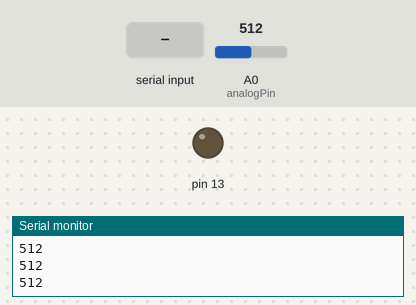
A sketch run on a simulated Arduino Uno, built with avr-gcc and run on an emulated ATmega328P. Parts: output pins drawn as LEDs (lit = HIGH), the last lines printed to the serial monitor. The inputs (shaded band) are chosen by the test bench; at power-on: A0 (analogPin) = 512.

Above: at 1.2 s.
1.3 s: "1" received over Serial
At 2.1 s:
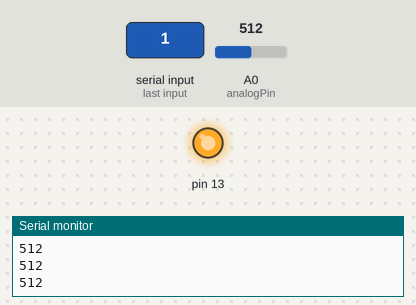
3.0 s: "0" received over Serial
At 3.3 s:
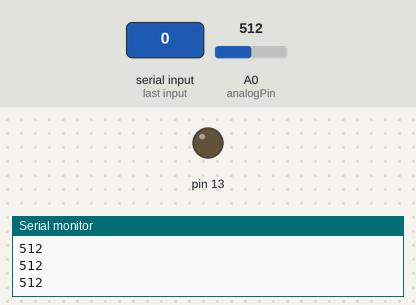
Timing chart, 0 to 6.0 s (numbered marks = the images above; inputs shaded):
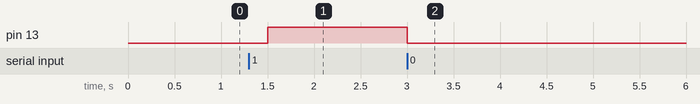

The sketch:

userRequest.ino
```cpp
int analogPin = 0;
int value = 0;

void setup()
{
  Serial.begin(9600);
  pinMode(13, OUTPUT);
}

void loop()
{
    char request = ' ';
    if(Serial.available())
    {
      request = Serial.read();
      if(request == '1'){
        digitalWrite(13, HIGH);
      }
      if(request == '0'){
        digitalWrite(13, LOW);
      }
    }
    value = analogRead(analogPin);
    Serial.println(value);
    delay (500);
}
```

Measured:
- after the input at 1.3 s, pin 13: LOW → HIGH after 0.20 s
- after the input at 3.0 s, pin 13: HIGH → LOW at once
